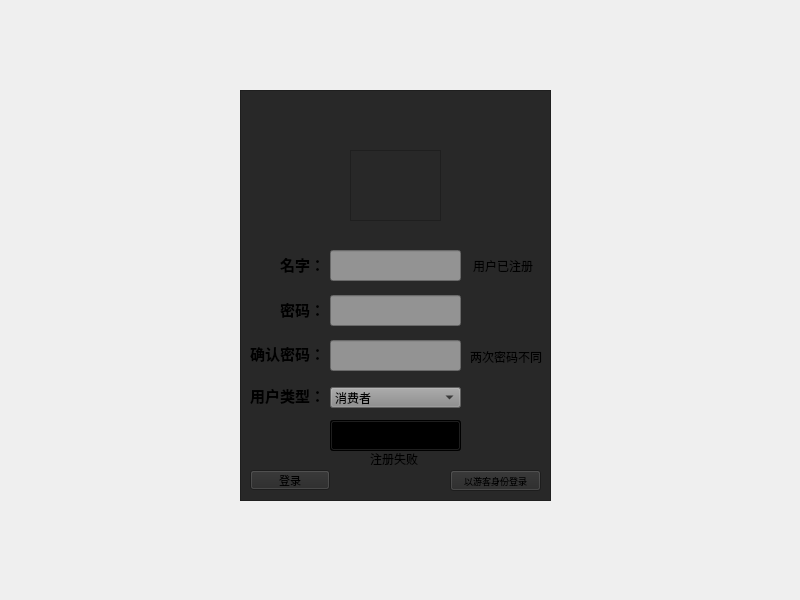
<?xml version="1.0" encoding="UTF-8"?>
<ui version="4.0">
 <class>Register</class>
 <widget class="QWidget" name="Register">
  <property name="geometry">
   <rect>
    <x>0</x>
    <y>0</y>
    <width>800</width>
    <height>600</height>
   </rect>
  </property>
  <property name="windowTitle">
   <string>宝淘-注册</string>
  </property>
  <widget class="QFrame" name="LoginPage">
   <property name="geometry">
    <rect>
     <x>240</x>
     <y>90</y>
     <width>311</width>
     <height>411</height>
    </rect>
   </property>
   <property name="styleSheet">
    <string notr="true">background-color: rgb(40, 40, 40);</string>
   </property>
   <property name="frameShape">
    <enum>QFrame::StyledPanel</enum>
   </property>
   <property name="frameShadow">
    <enum>QFrame::Raised</enum>
   </property>
   <widget class="QLineEdit" name="username">
    <property name="geometry">
     <rect>
      <x>90</x>
      <y>160</y>
      <width>131</width>
      <height>31</height>
     </rect>
    </property>
    <property name="styleSheet">
     <string notr="true">background-color: rgb(147, 147, 147);</string>
    </property>
    <property name="text">
     <string/>
    </property>
   </widget>
   <widget class="QLineEdit" name="password">
    <property name="geometry">
     <rect>
      <x>90</x>
      <y>205</y>
      <width>131</width>
      <height>31</height>
     </rect>
    </property>
    <property name="styleSheet">
     <string notr="true">background-color: rgb(147, 147, 147);</string>
    </property>
    <property name="echoMode">
     <enum>QLineEdit::Password</enum>
    </property>
   </widget>
   <widget class="QPushButton" name="Register_2">
    <property name="enabled">
     <bool>true</bool>
    </property>
    <property name="geometry">
     <rect>
      <x>90</x>
      <y>330</y>
      <width>131</width>
      <height>31</height>
     </rect>
    </property>
    <property name="font">
     <font>
      <pointsize>9</pointsize>
      <weight>75</weight>
      <bold>true</bold>
     </font>
    </property>
    <property name="cursor">
     <cursorShape>ArrowCursor</cursorShape>
    </property>
    <property name="styleSheet">
     <string notr="true">background-color: rgb(0, 0, 0);</string>
    </property>
    <property name="text">
     <string>注册</string>
    </property>
    <property name="checkable">
     <bool>false</bool>
    </property>
   </widget>
   <widget class="QFrame" name="Logo">
    <property name="geometry">
     <rect>
      <x>110</x>
      <y>60</y>
      <width>91</width>
      <height>71</height>
     </rect>
    </property>
    <property name="mouseTracking">
     <bool>false</bool>
    </property>
    <property name="autoFillBackground">
     <bool>false</bool>
    </property>
    <property name="styleSheet">
     <string notr="true">image: url(:/new/prefix1/static/Logo.png);</string>
    </property>
    <property name="frameShape">
     <enum>QFrame::StyledPanel</enum>
    </property>
    <property name="frameShadow">
     <enum>QFrame::Raised</enum>
    </property>
   </widget>
   <widget class="QLabel" name="usernameLabel">
    <property name="geometry">
     <rect>
      <x>40</x>
      <y>159</y>
      <width>41</width>
      <height>31</height>
     </rect>
    </property>
    <property name="font">
     <font>
      <pointsize>11</pointsize>
      <weight>75</weight>
      <italic>false</italic>
      <bold>true</bold>
     </font>
    </property>
    <property name="cursor">
     <cursorShape>ArrowCursor</cursorShape>
    </property>
    <property name="text">
     <string>名字：</string>
    </property>
   </widget>
   <widget class="QLabel" name="passwordLabel">
    <property name="geometry">
     <rect>
      <x>40</x>
      <y>204</y>
      <width>41</width>
      <height>31</height>
     </rect>
    </property>
    <property name="font">
     <font>
      <pointsize>11</pointsize>
      <weight>75</weight>
      <bold>true</bold>
     </font>
    </property>
    <property name="text">
     <string>密码：</string>
    </property>
   </widget>
   <widget class="QPushButton" name="login">
    <property name="geometry">
     <rect>
      <x>10</x>
      <y>380</y>
      <width>80</width>
      <height>20</height>
     </rect>
    </property>
    <property name="font">
     <font>
      <pointsize>8</pointsize>
     </font>
    </property>
    <property name="cursor">
     <cursorShape>PointingHandCursor</cursorShape>
    </property>
    <property name="text">
     <string>登录</string>
    </property>
   </widget>
   <widget class="QPushButton" name="GUIST">
    <property name="geometry">
     <rect>
      <x>210</x>
      <y>380</y>
      <width>91</width>
      <height>21</height>
     </rect>
    </property>
    <property name="font">
     <font>
      <pointsize>7</pointsize>
     </font>
    </property>
    <property name="cursor">
     <cursorShape>PointingHandCursor</cursorShape>
    </property>
    <property name="text">
     <string>以游客身份登录</string>
    </property>
   </widget>
   <widget class="QLineEdit" name="password_2">
    <property name="geometry">
     <rect>
      <x>90</x>
      <y>250</y>
      <width>131</width>
      <height>31</height>
     </rect>
    </property>
    <property name="styleSheet">
     <string notr="true">background-color: rgb(147, 147, 147);</string>
    </property>
    <property name="echoMode">
     <enum>QLineEdit::Password</enum>
    </property>
   </widget>
   <widget class="QLabel" name="passwordLabel_2">
    <property name="geometry">
     <rect>
      <x>10</x>
      <y>248</y>
      <width>71</width>
      <height>31</height>
     </rect>
    </property>
    <property name="font">
     <font>
      <pointsize>11</pointsize>
      <weight>75</weight>
      <bold>true</bold>
     </font>
    </property>
    <property name="text">
     <string>确认密码：</string>
    </property>
   </widget>
   <widget class="QComboBox" name="types">
    <property name="geometry">
     <rect>
      <x>90</x>
      <y>297</y>
      <width>131</width>
      <height>21</height>
     </rect>
    </property>
    <property name="styleSheet">
     <string notr="true">background-color: rgb(136, 136, 136);</string>
    </property>
    <item>
     <property name="text">
      <string>消费者</string>
     </property>
    </item>
    <item>
     <property name="text">
      <string>商家</string>
     </property>
    </item>
   </widget>
   <widget class="QLabel" name="typeLabel">
    <property name="geometry">
     <rect>
      <x>10</x>
      <y>290</y>
      <width>71</width>
      <height>31</height>
     </rect>
    </property>
    <property name="font">
     <font>
      <pointsize>11</pointsize>
      <weight>75</weight>
      <bold>true</bold>
     </font>
    </property>
    <property name="text">
     <string>用户类型：</string>
    </property>
   </widget>
   <widget class="QLabel" name="hasuser">
    <property name="geometry">
     <rect>
      <x>233</x>
      <y>170</y>
      <width>67</width>
      <height>12</height>
     </rect>
    </property>
    <property name="text">
     <string>用户已注册</string>
    </property>
   </widget>
   <widget class="QLabel" name="difpass">
    <property name="geometry">
     <rect>
      <x>230</x>
      <y>261</y>
      <width>75</width>
      <height>12</height>
     </rect>
    </property>
    <property name="text">
     <string>两次密码不同</string>
    </property>
   </widget>
   <widget class="QLabel" name="regSuccess">
    <property name="geometry">
     <rect>
      <x>130</x>
      <y>363</y>
      <width>54</width>
      <height>12</height>
     </rect>
    </property>
    <property name="text">
     <string>注册成功！</string>
    </property>
   </widget>
   <widget class="QLabel" name="regFail">
    <property name="geometry">
     <rect>
      <x>130</x>
      <y>363</y>
      <width>54</width>
      <height>12</height>
     </rect>
    </property>
    <property name="text">
     <string>注册失败</string>
    </property>
   </widget>
  </widget>
 </widget>
 <resources/>
 <connections/>
</ui>
